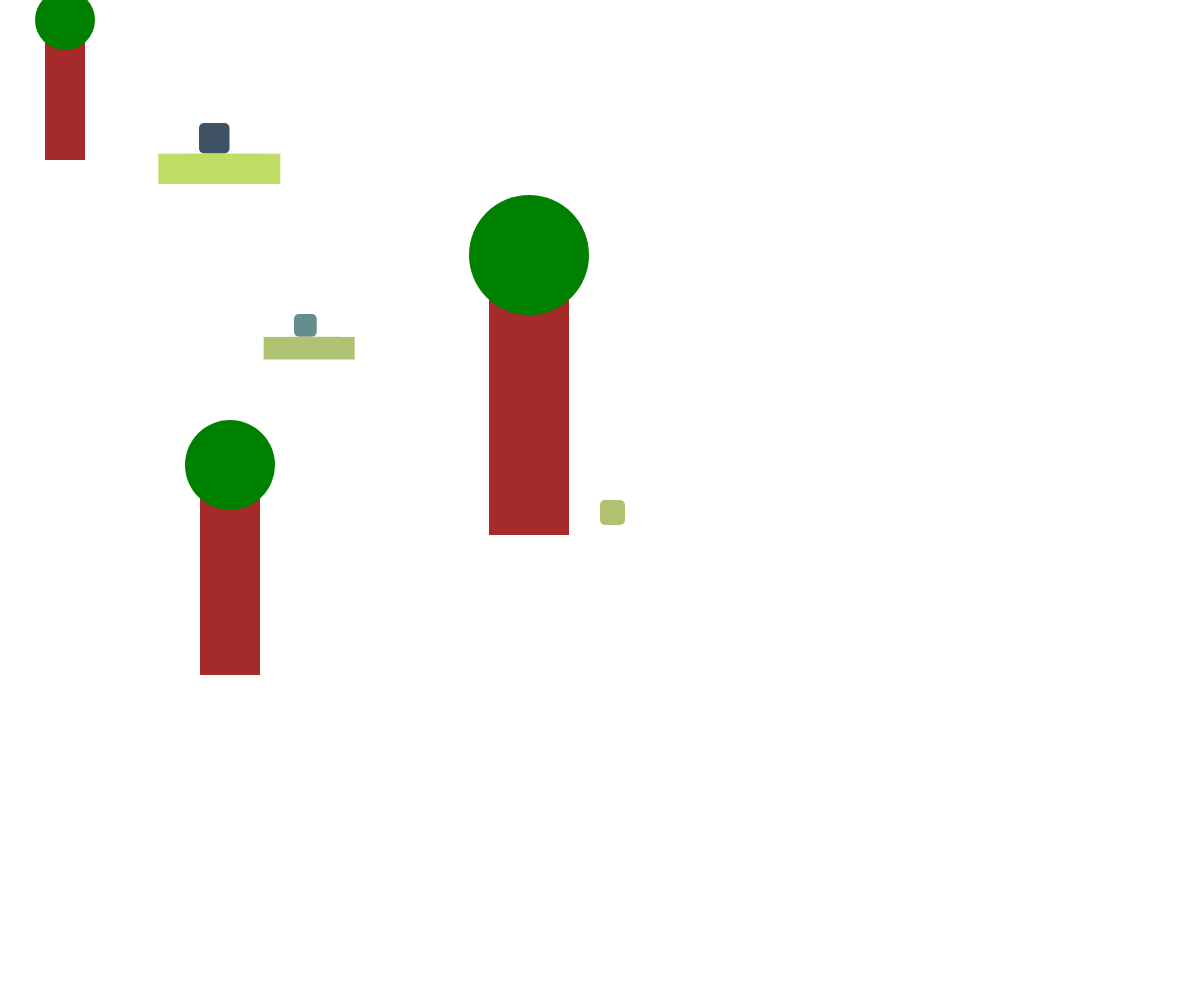
Frame 1 (no input)
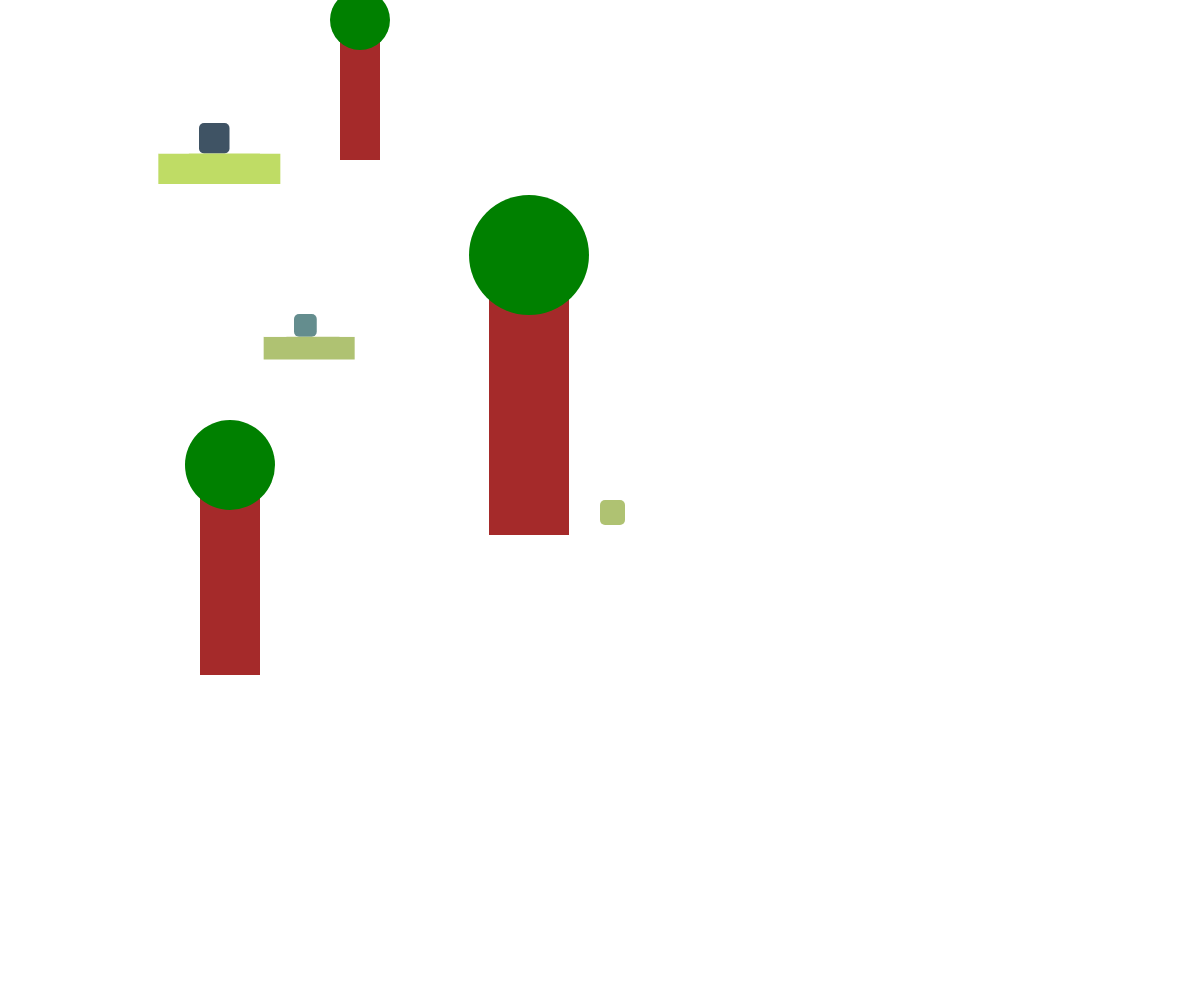
Frame 60 (no input)
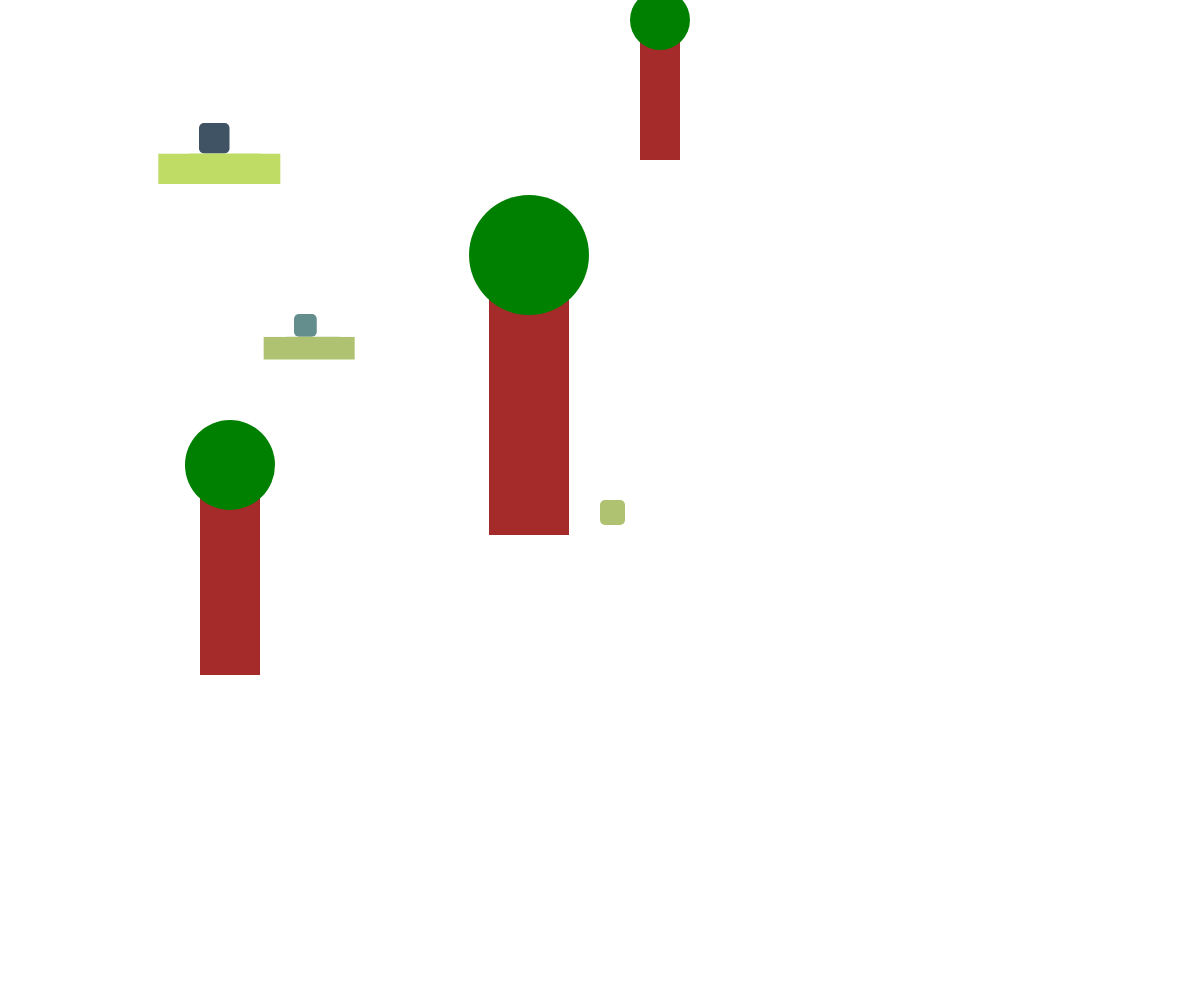
Frame 120 (the mouse pressed at the canvas centre since frame 60)

The p5.js sketch that drew these frames (run headless with seeded random() and noise() and a simulated clock; from frame 60 on, the mouse is pressed at the canvas centre):

// p5.js sketch
// ── sketch.js
const canvasWidth = window.innerWidth;
const canvasHeight = window.innerHeight; 

let x = canvasWidth / 2
let y = canvasHeight / 2
let width = 100

const t1 = {
    x: 40,
    y: 40,
    width: 40,
    speed: 5,
    color: 'hotpink'
};



var arr = []
var arr_newtrees = []


for(let i = 0; i < 1000; i++)
{
    arr.push(
        {
            x: Math.random() * canvasWidth, 
            y:Math.random() * canvasHeight, 
            size: Math.random() * 2 + .5,
            growth: 1.05
        
        }
    )
}
    
function setup() {
    createCanvas(canvasWidth, canvasHeight);







}

function draw(){

    clear()
    
    for(let i = 0; i < 1000; i++){
        strokeWeight(0);
        fill('white');
        circle(arr[i].x, arr[i].y, arr[i].size)//arr[i].size)
        if(arr[i].size < .5 || arr[i].size > 2.5)
        {
            arr[i].growth = 1/arr[i].growth
        }
        arr[i].size *= arr[i].growth
    }

    for(let i = 0; i < arr_newtrees.length; i++)
    {
        drawLandscapeObject(arr_newtrees[i].x, arr_newtrees[i].y, 30)
    }
    drawCreature(294, 314, 91, '#648d8e', '#afc272');
    drawCreature(199, 123, 122, '#3f5364', '#bfdc65');

    if(Math.abs(y - t1.y) <= 10)
    {
        x = canvasWidth / 2
        y = canvasHeight / 2

    }

    drawCreature(x, y, 100, '#afc272', '3f5364');
    if(t1.x > canvasWidth+ t1.width/2){
        t1.x = 100
    }
    else{

    
    t1.x += t1.speed;}


    drawLandscapeObject(t1.x, t1.y, t1.width);
    
    drawLandscapeObject(200, 495, 60);
    drawLandscapeObject(489, 295, 80);


}

async function stars(){
    for(let i = 0; i < 1000; i++){
        strokeWeight(0);
        fill('white');
        circle(Math.random() * canvasWidth, Math.random() * canvasHeight, Math.random() * 2 + .5);}}
// replace this function with YOUR creature!

function moveController(ev) {
    console.log(ev.code);
    if (ev.code == 'ArrowUp') {
        console.log('up arrow!');
        y -= 5;
    } else if (ev.code == 'ArrowDown') {
        console.log('down arrow!');
        y += 5;
    } else if (ev.code == 'ArrowLeft') {
        console.log('left arrow!');
        x -= 5;
    } else if (ev.code == 'ArrowRight') {
        console.log('right arrow!');
        x += 5;
    } 
    // redraw circle:
    clear();
    
    drawCreature(x, y, width, '#afc272', '3f5364');
    stars();
    
    
    // message
   displayMessage();
}


function drawLandscapeObject(treeX, treeY, treeSize){
    fill('brown');
    rect(treeX, treeY, treeSize, treeSize * 3);

    fill('green');
    circle(treeX + treeSize/2, treeY - treeSize/2, treeSize * 1.5)
}

function drawCreature(positionX, positionY, size, primaryColor, secondaryColor) {
    fill(primaryColor);
    rect(positionX, positionY, size*.25, size*.25, 5); //body

    //fill(secondaryColor);  //hand1
    //circle(positionX+1.25*size, positionY+.5*size, size*.5);
    fill(secondaryColor)
    rect(positionX- size /3, positionY + size*.25, size, size * .25)

    fill('white')
    rect(positionX- size /3, positionY, size * .25, size * .25)

    fill('white')
    rect(positionX+ size /2, positionY, size * .25, size * .25)

   // fill(secondaryColor); //hand2
    //circle(positionX, positionY+.5*size, size*.5);
    
    //fill('black'); //eye1
    //circle(positionX+size*11/12, positionY+size/3, size/6);

    //fill('black'); //eye2
    //circle(positionX+size*7/12, positionY+size/3, size/6);
}

function mouseClicked() {
    arr_newtrees.push({x: mouseX, y: mouseY});
}

document.addEventListener('keydown', moveController);
